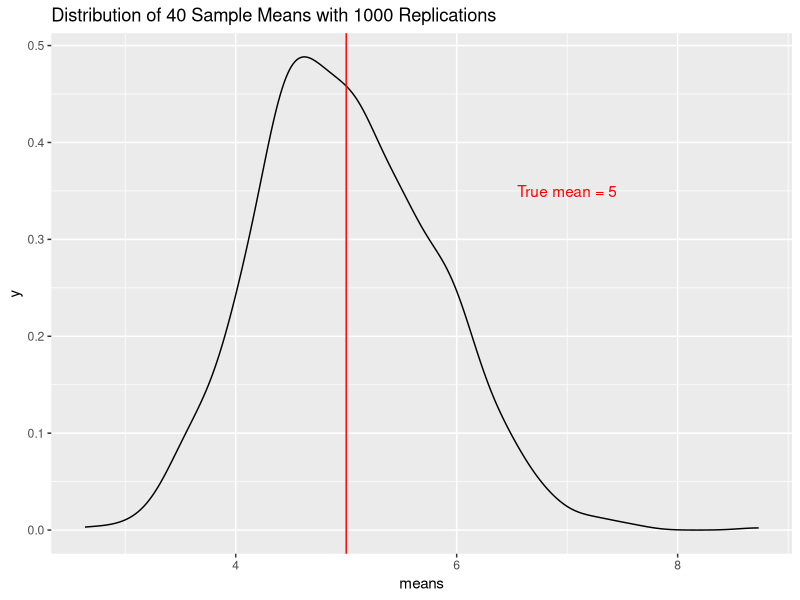
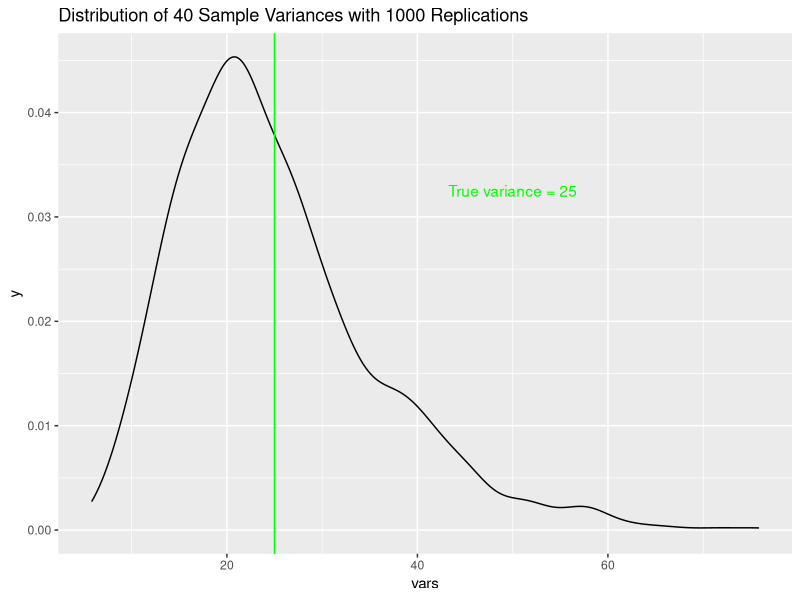
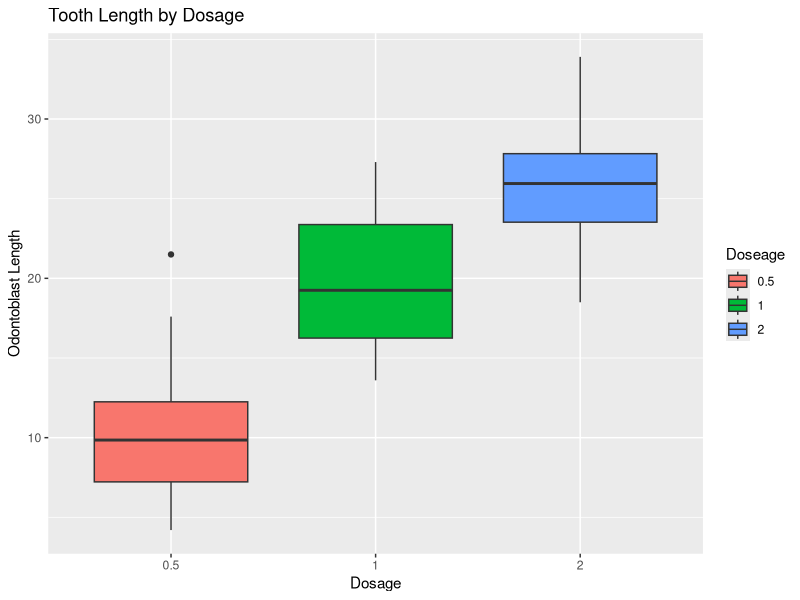
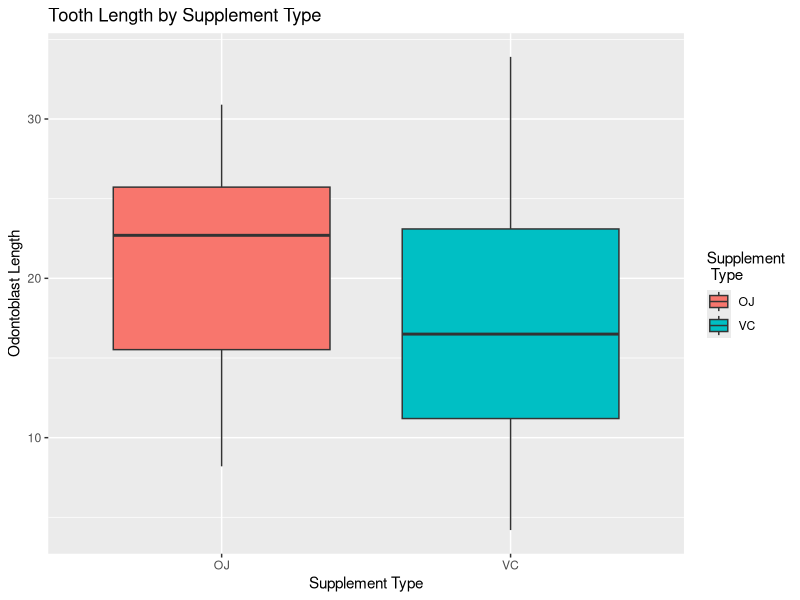

Recreate these plots in R, in order. (Note: this script raises an error after producing the figures.)
## ---- chunk 1
knitr::opts_chunk$set(echo = TRUE)
## ---- chunk 2
library(ggplot2)
## ---- chunk 3
N <- 40 # number of averages
lambda <- 0.2 # rate parameter
nSims <- 1000
## ---- chunk 4
set.seed(5730)
simData <- replicate(nSims, rexp(n = N, rate = lambda))
head(simData[,1:5])
## ---- chunk 5
means <- apply(simData, MARGIN = 2, FUN = mean)
head(means)
vars <- apply(simData, MARGIN = 2, FUN = var)
head(vars)
## ---- chunk 6
truMean <- 1/lambda
truSD <- 1/lambda
truVar <- truSD^2
## ---- chunk 7
meanDist <- ggplot(data = as.data.frame(means)) +
    geom_density(aes(x = means)) +
    geom_vline(xintercept = truMean, color = "red") +
    ggtitle("Distribution of 40 Sample Means with 1000 Replications") +
    annotate("text", x = 7, y = 0.35, label = "True mean = 5", color = "red")
meanDist
## ---- chunk 8
varDist <- ggplot(data = as.data.frame(vars)) +
    geom_density(aes(x = vars)) +
    geom_vline(xintercept = truVar, color = "green") +
    ggtitle("Distribution of 40 Sample Variances with 1000 Replications") +
    annotate("text", x = 50, y = 0.0325, label = "True variance = 25", color = "green")
varDist
## ---- chunk 9
data("ToothGrowth")
str(ToothGrowth)
## ---- chunk 10
help(ToothGrowth)
## ---- chunk 11
ggplot(ToothGrowth) +
    geom_boxplot(aes(x = as.factor(dose), y = len, fill = as.factor(dose))) +
    ggtitle( "Tooth Length by Dosage") +
    xlab("Dosage") +
    ylab("Odontoblast Length") +
    labs(fill = "Doseage")
## ---- chunk 12
ggplot(ToothGrowth) +
    geom_boxplot(aes(x = supp, y = len, fill = supp)) +
    ggtitle( "Tooth Length by Supplement Type") +
    xlab("Supplement Type") +
    ylab("Odontoblast Length") +
    labs(fill = "Supplement\n Type")
## ---- chunk 13
sapply(byDose, function(x) var(x[,1]))
## ---- chunk 14
sapply(byDose, function(x) length(x[,1]))
## ---- chunk 15
byDose <- split(ToothGrowth, ToothGrowth$dose)
byDose
t.test(byDose[2][[1]][1], byDose[3][[1]][1],
       alternative = "two.sided", paired = FALSE, var.equal = TRUE)
## ---- chunk 16
bySupp <- split(ToothGrowth, ToothGrowth$supp)
bySupp
t.test(bySupp[1][[1]][1], byDose[1][[1]][1],
       alternative = "greater", paired = FALSE, var.equal = TRUE)
